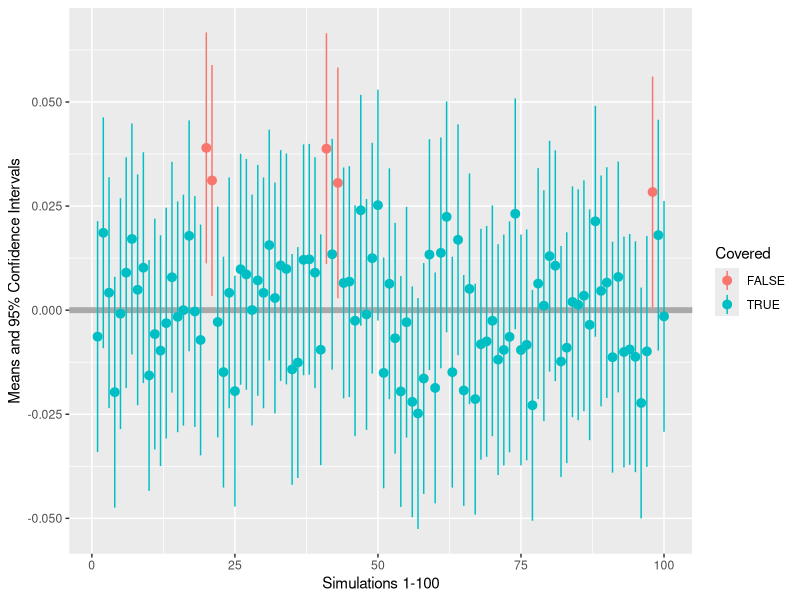
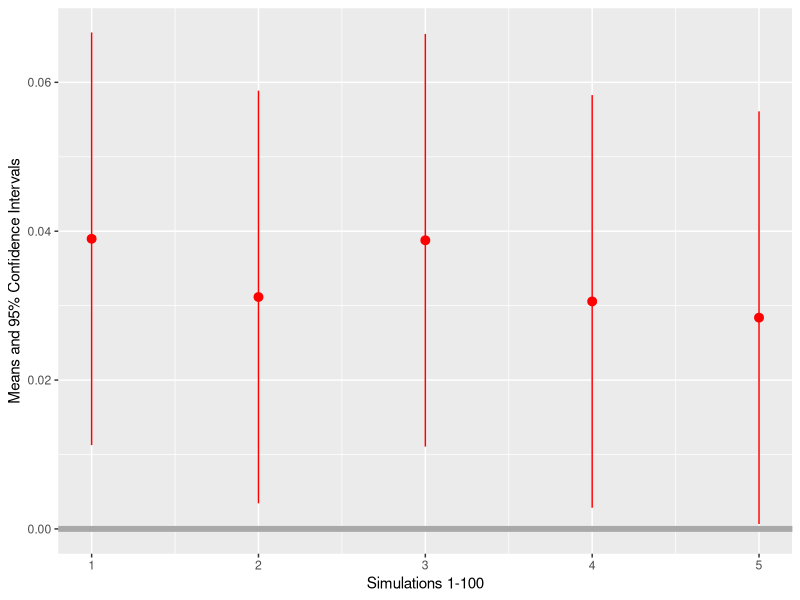

These figures' R source, in order:
## ---- chunk 1
knitr::opts_chunk$set(echo = TRUE)
## ---- chunk 2
library(plyr)
library(dplyr)
library(magrittr)
library(ggplot2)
## ---- chunk 3
set.seed(1234)
## ---- chunk 4
require(plyr)
samples <- rlply(100, rnorm(5000, mean = 0, sd = 1))
## ---- chunk 5
info <- function(x){ 
  M <- mean(x)
  DF <- length(x) - 1
  SE <- 1 / sqrt(length(x))
  INT <- qt(.975, DF) * SE
  return(c(M, M - 0, SE, M - INT, M + INT))
}
format <- c("Mean" = 0, "Bias" = 0, "Std.Err" = 0, "Lower" = 0, "Upper" = 0)
## ---- chunk 6
require("magrittr")
results <- samples %>%
  vapply(., info, format) %>%
  t()
## ---- chunk 7
results <- results %>%
  as.data.frame() %>%
  mutate(Covered = Lower < 0 & 0 < Upper)
## ---- chunk 8
colMeans(results)
## ---- chunk 9
table <- results[!results$Covered, ]
## ---- chunk 10
require(knitr)
require(kableExtra)
kable(table)
## ---- chunk 11
kable(table, "html") %>%
  kable_styling(bootstrap_options = c("striped", "hover", "condensed"),
                full_width = F)
## ---- chunk 12
require(ggplot2)
limits <- aes(ymax = results$Upper, ymin = results$Lower)

ggplot(results, aes(y=Mean, x=1:100, colour = Covered)) + 
  geom_hline(aes(yintercept = 0), color = "dark grey", size = 2) + 
  geom_pointrange(limits) + 
  xlab("Simulations 1-100") +
  ylab("Means and 95% Confidence Intervals")
## ---- chunk 13
require(ggplot2)
limits <- aes(ymax = table$Upper, ymin = table$Lower)

ggplot(table, aes(y=Mean, x=1:5)) + 
  geom_hline(aes(yintercept = 0), color = "dark grey", size = 2) + 
  geom_pointrange(limits, col = "red") + 
  xlab("Simulations 1-100") +
  ylab("Means and 95% Confidence Intervals")
